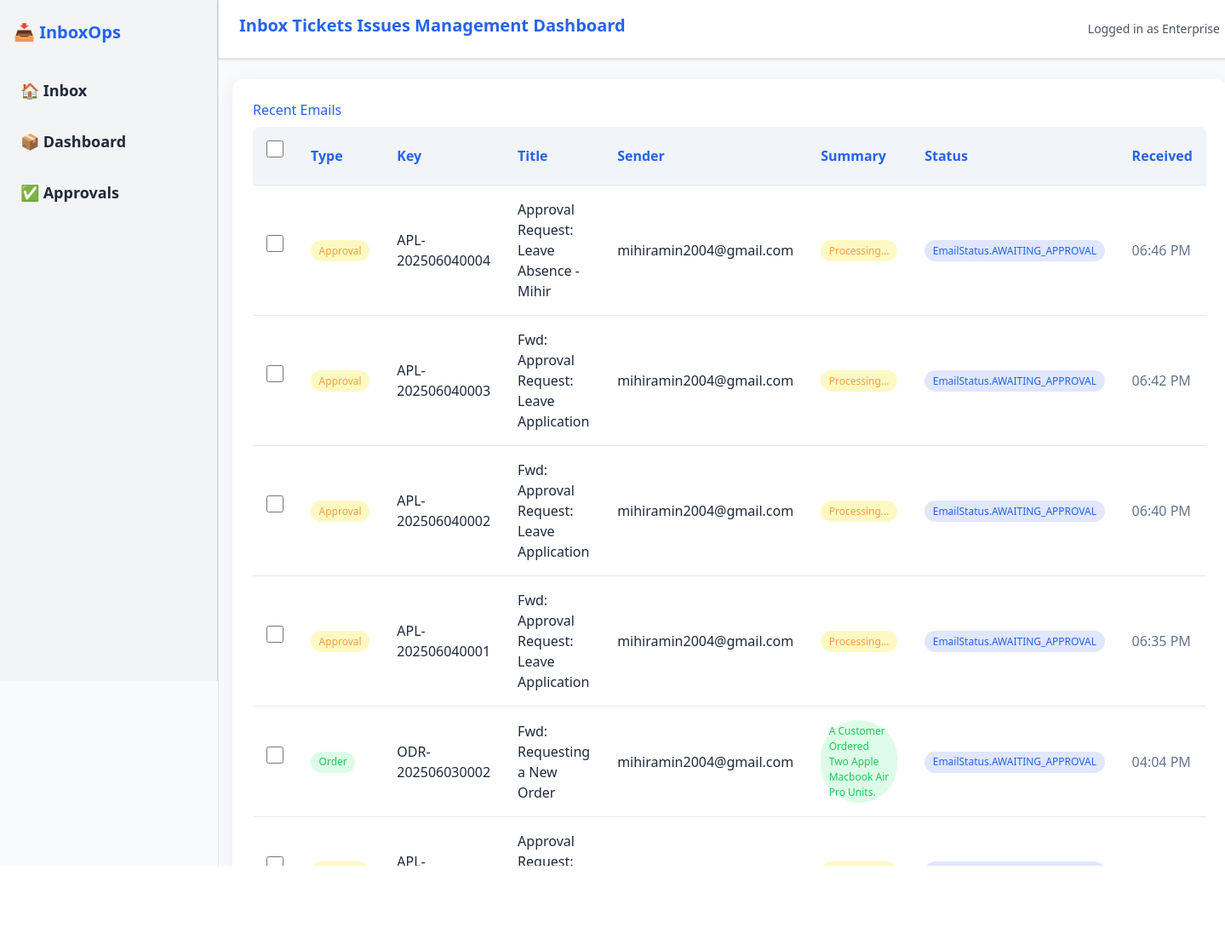
/u, run on the app's committed database.
### app/models.py (models this page shows)
class Email(Base):
    __tablename__ = "emails"
    id = Column(Integer, primary_key=True, index=True)
    from_email = Column(String, index=True)
    subject = Column(String, index=True)
    text_body = Column(Text)
    html_body = Column(Text)
    received_at = Column(DateTime(timezone=True), server_default=func.now())
    summary = Column(Text, nullable=True)
    status = Column(String, default="received")
    type = Column(String, default="UNKNOWN")  # can be ORDER, APPROVAL, SPAM
    key = Column(String, unique=True)
    status = Column(String, default=EmailStatus.NEW)

### app/main.py (the view)
@app.get("/u", response_class=HTMLResponse)
def unified_view(request: Request, page: str = "inbox", db: Session = Depends(get_db)):
    if page == "inbox":
        emails = db.query(Email).order_by(Email.received_at.desc()).all()
        format_received_time = lambda received_at: format_received_time(received_at)
        now = datetime.now()
        return templates.TemplateResponse(
            "index.html",
            {"request": request, "emails": emails, "check_email_status": check_email_status, "format_received_time": format_received_time, "now": now},
        )
    elif page == "dashboard":
        orders = db.query(Order).order_by(Order.id.desc()).all()
        approvals = db.query(Approval).order_by(Approval.id.desc()).all()
        emails = db.query(Email).order_by(Email.received_at.desc()).all()
        return templates.TemplateResponse(
            "dashboard.html",
            {"request": request, "orders": orders, "emails": emails, "approvals": approvals, "check_email_status": check_email_status, "format_date": format_date},
        )
    else:
        return templates.TemplateResponse(
            "404.html", {"request": request}, status_code=404
        )

### templates/index.html (shortened to what this page needs)
{% extends "layout.html" %}
{% block content %}
<!DOCTYPE html>
<html>
<head>
    <link rel="stylesheet" href="/static/styles.css">
</head>
<body>
    <div class="container">
        <h2>Recent Emails</h2>
        <table class="table">
            <thead>
                <tr>
                    <th><input type="checkbox" id="select-all" /></th>
                    <th>Type</th>
                    <th>Key</th>
                    <th>Title</th>
                    <th>Sender</th>
                    <th>Summary</th>
                    <th>Status</th>
                    <th>Received</th>
                </tr>
            </thead>
            <tbody>
                {% for email in emails %}
                <tr class="email-row">
                    <td>
                        <input type="checkbox" class="email-checkbox" />
                    </td>
                    <td>
                        {% if email.type == "ORDER" %}
                            <span class="badge badge-success">Order</span>
                        {% elif email.type == "APPROVAL" %}
                            <span class="badge badge-warning">Approval</span>
                        {% else %}
                            <span class="badge badge-danger">Spam</span>
                        {% endif %}
                    </td>
                    <td>{{ email.key }}</td>
                    <td>{{ email.subject }}</td>
                    <td>{{ email.from_email }}</td>
                    <td>
                        {% if email.summary %}
                            <span class="badge badge-success">{{ email.summary }}</span>
                        {% else %}
                            <span class="badge badge-warning">Processing...</span>
                        {% endif %}
                    </td>
                    <td>
                        {% set status = check_email_status(email) %}
                        <span class="badge badge-{{ status.lower() }}">{{ status }}</span>
                    </td>
                    <td class="text-muted">
    {% if email.received_at %}
        {% if email.received_at.date() == now.date() %}
            {{ email.received_at.strftime("%I:%M %p") }}
        {% else %}
            {{ email.received_at.strftime("%b %d") }}
        {% endif %}
    {% else %}
        Unknown
    {% endif %}
</td>
                </tr>
                {% endfor %}
            </tbody>
        </table>
    </div>
</body>
</html>
{% endblock %}

### static/styles.css (style rules this page uses)
body { background: #f8fafc; color: #1e293b; font-family: 'Segoe UI', 'Roboto', Arial, sans-serif; margin: 0; padding: 0; }
h1, h2, h3 { color: #2563eb; margin-bottom: 0.5rem; }
.container { max-width: 95vw; margin: 0 auto; background: #fff; border-radius: 12px; box-shadow: 0 4px 24px rgba(30,41,59,0.06); padding: 1.5rem; }
.table { width: 100%; border-collapse: collapse; margin-bottom: 2rem; background: #fff; border-radius: 8px; overflow: hidden; }
.table th, .table td { padding: 1rem; border-bottom: 1px solid #e2e8f0; text-align: left; }
.table th { background: #f1f5f9; color: #2563eb; font-weight: 600; }
.table tr:last-child td { border-bottom: none; }
.badge { display: inline-block; padding: 0.3em 0.8em; border-radius: 999px; font-size: 0.95em; font-weight: 500; background: #e0e7ff; color: #2563eb; }
.badge-success { background: #dcfce7; color: #22c55e; }
.badge-warning { background: #fef9c3; color: #f59e42; }
input, textarea, select { border: 1px solid #e2e8f0; border-radius: 6px; padding: 0.6em; font-size: 1em; margin-bottom: 1em; width: 100%; box-sizing: border-box; }
.text-muted { color: #64748b; }
.badge { display: inline-block; padding: 0.3em 0.8em; border-radius: 999px; font-size: 0.85em; font-weight: 500; }
.badge { display: inline-block; padding: 0.3em 0.8em; border-radius: 999px; font-size: 0.75em; font-weight: 500; text-transform: capitalize; }

### templates/index.html (style rules this page uses)
input[type="checkbox"] { width: 20px; height: 20px; cursor: pointer; border: 2px solid #ccc; border-radius: 4px; transition: box-shadow 0.2s ease; position: relative; }

### data on the page
Email: type "Approval", key "APL-202506040004", subject "Approval Request: Leave Absence - Mihir", from_email "mihiramin2004@gmail.com", shows "Processing...", status "EmailStatus.AWAITING_APPROVAL", received_at "06:46 PM"
Email: type "Approval", key "APL-202506040003", subject "Fwd: Approval Request: Leave Application", from_email "mihiramin2004@gmail.com", shows "Processing...", status "EmailStatus.AWAITING_APPROVAL", received_at "06:42 PM"
Email: type "Approval", key "APL-202506040002", subject "Fwd: Approval Request: Leave Application", from_email "mihiramin2004@gmail.com", shows "Processing...", status "EmailStatus.AWAITING_APPROVAL", received_at "06:40 PM"
Email: type "Approval", key "APL-202506040001", subject "Fwd: Approval Request: Leave Application", from_email "mihiramin2004@gmail.com", shows "Processing...", status "EmailStatus.AWAITING_APPROVAL", received_at "06:35 PM"
Email: type "Order", key "ODR-202506030002", subject "Fwd: Requesting a New Order", from_email "mihiramin2004@gmail.com", summary "A Customer Ordered Two Apple Macbook Air Pro Units.", status "EmailStatus.AWAITING_APPROVAL", received_at "04:04 PM"
Email: key "APL-202506030001", subject "Approval Request: Leave Application", status "EmailStatus.AWAITING_APPROVAL"
